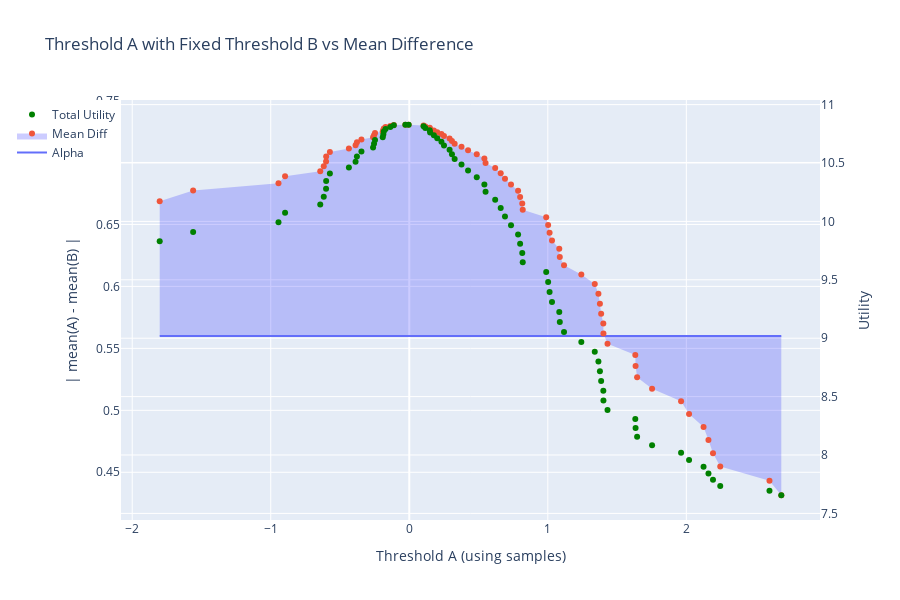
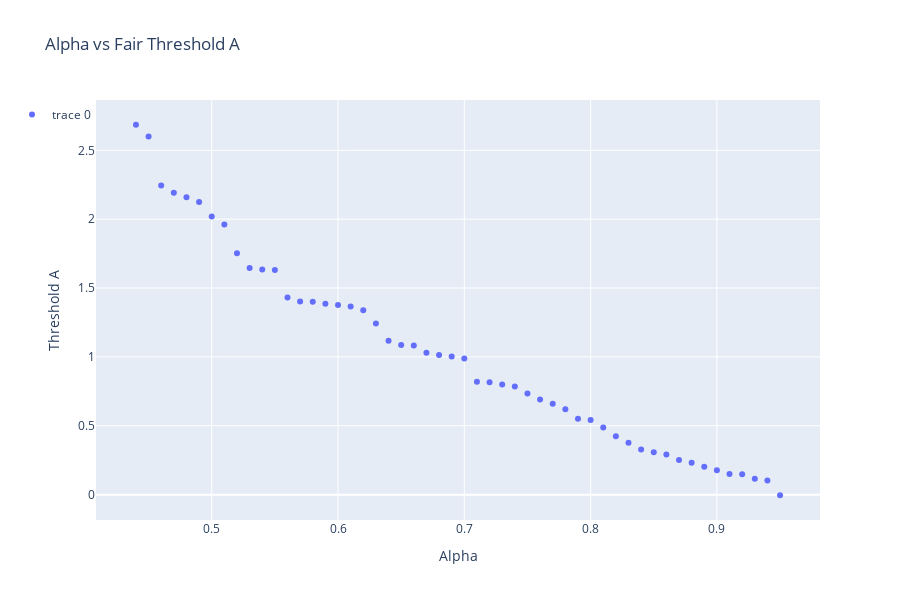

Notebook source saved alongside these figures, in order:
### Code cell
# Experiment 2
from experiment_2 import experiment_2
test_alpha = 0.56
ex2a, ex2b = experiment_2(a, b, u_plus, u_minus, c_plus, c_minus, test_alpha, w_a, w_b, thresh_B, a, alphas)
ex2a.update_layout(
    xaxis_title ='Threshold A (using samples)'
)
ex2a.show()
ex2b.show()
